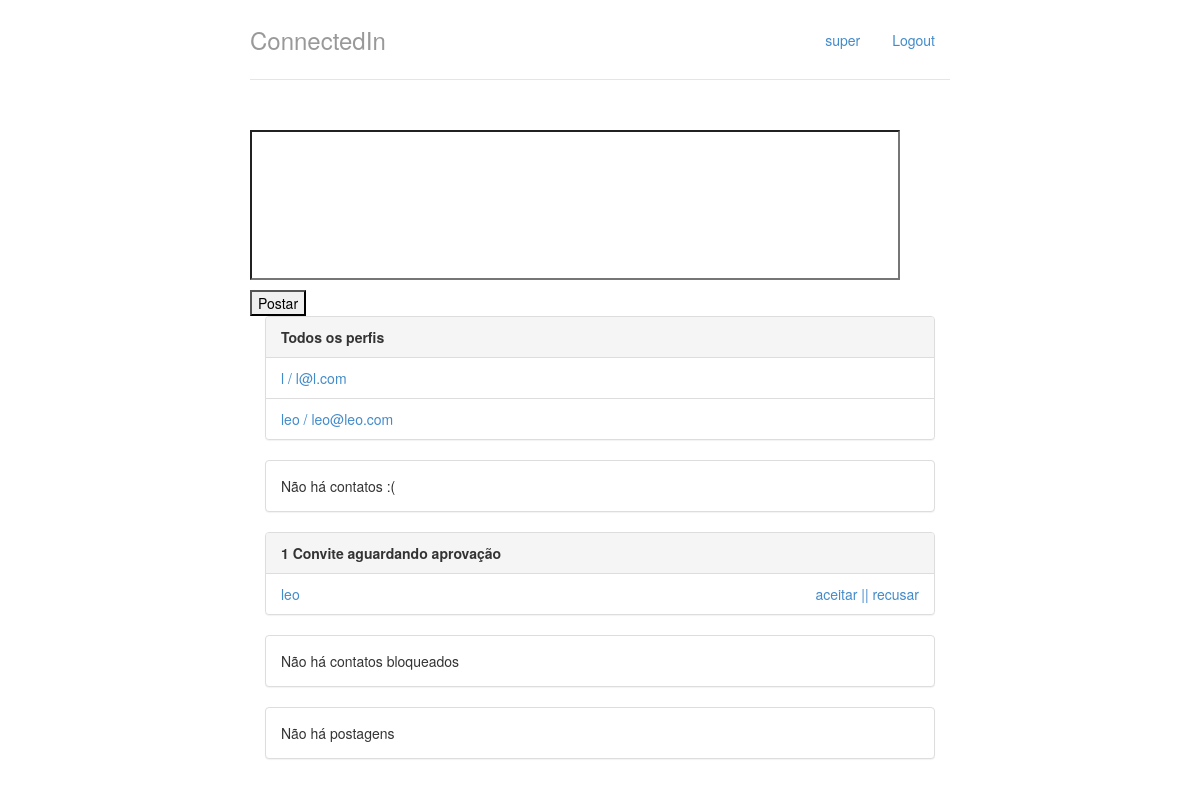
The app's page / (signed in), older data.
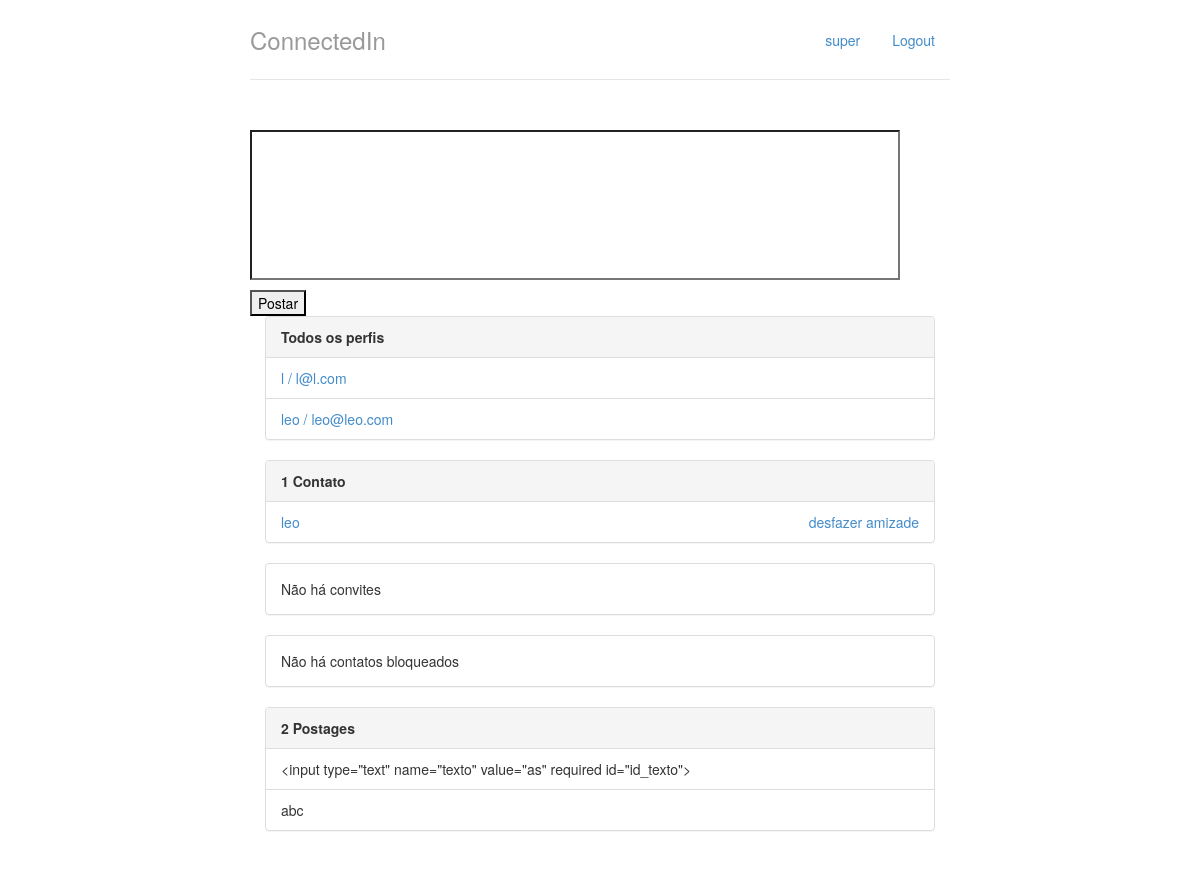
The same page, newer data.
### perfis/models.py (models this page shows, shortened)
class Perfil(models.Model):
    nome = models.CharField(max_length=255, null=False)
    telefone = models.CharField(max_length=15, null=False)
    nome_empresa = models.CharField(max_length=255, null=False)
    contatos = models.ManyToManyField('self', related_name = 'meus_contatos')
    contatos_bloqueados = models.ManyToManyField('self', related_name = 'meus_contatos_bloqueados')
    usuario = models.OneToOneField(User, related_name="perfil", on_delete = models.CASCADE)
    @property
    def email(self):
        return self.usuario.email
    def contatos_nao_bloqueados(self):
        perfis_nao_bloqueados = []
        for i in Perfil.objects.all():
            if i not in self.contatos_bloqueados.all():
                perfis_nao_bloqueados.append(i)
        return perfis_nao_bloqueados
    def __str__(self):
        return self.nome

class Convite(models.Model):
    solicitante = models.ForeignKey(Perfil,on_delete=models.CASCADE,related_name='convites_feitos' )
    convidado = models.ForeignKey(Perfil, on_delete= models.CASCADE, related_name='convites_recebidos')

class Postagem(models.Model):
    dono = models.ForeignKey(Perfil, on_delete=models.CASCADE, related_name='minhas_postagens')
    texto = models.CharField(max_length=400, null=False)
    data_publicacao = models.DateTimeField(blank = False, null = False, default = datetime.now())
    def __str__(self):
        return self.texto

### perfis/views.py (the view)
# urls.py: path('', views.index,name='index'),
@login_required
def index(request):
	form = PostForm()
	perfil_logado = Perfil.objects.get(id=request.user.id)
	perfis_nao_bloqueados = perfil_logado.contatos_nao_bloqueados
	posts = Postagem.objects.all().order_by('data_publicacao')
	return render(request, 'index.html',{'perfis' : perfis_nao_bloqueados,
										 'perfil_logado' : get_perfil_logado(request),
										  'posts': posts,
										   'form':form})

### perfis/forms.py
class PostForm(forms.Form):
	texto = forms.CharField(required=True)

### perfis/views.py (called while the page is built)
@login_required
def get_perfil_logado(request):
	return request.user.perfil

### perfis/templates/index.html (shortened to what this page needs)
{% extends 'base.html' %}
{% block body %}
<div>
    <form class = "form-signin"  method="post"
        action="{% url 'postar' %}">
    <p></p><input name="texto" id="id_postagem" required style="min-width: 650px; min-height: 150px; max-width: 650px; max-height: 150px;"></p>
    <button type="submit">Postar</button>
    </form>
</div>
<div class="col-lg-12">
	<div class="panel panel-default">
		<div class="panel-heading">
			<strong>Todos os perfis</strong>
		</div>
		{% if perfis %}
		<ul class="list-group">
            {% for perfil in perfis %}
                {% if perfil.nome != perfil_logado.nome %}
                    <li class="list-group-item">
                        <a href = "{% url 'exibir' perfil.id %}">	{{ perfil.nome }} / {{ perfil.email }}
                        </a>
                    </li>
                    {% endif %}
			{% endfor %}
		{% else %}
			<p>Não há perfis cadastrados</p>
		{% endif %}
		</ul>
	</div>
    <div class="panel panel-default">
        {% with total=perfil_logado.contatos.count %}
            {% if total %}
                <div class="panel-heading">
                    <strong> {{ total }}
                        Contato{{ total|pluralize }}
                    </strong>
                </div>
                <ul class="list-group">
                    {% for perfil in perfil_logado.contatos.all %}
                        <li class = "list-group-item">
                            <a href = "{% url 'exibir' perfil.id %}">
                                {{ perfil }}
                            </a>
                            <a class="pull-right" href="{% url 'desfazer' perfil.id %}">
                                desfazer amizade
                            </a>
                        </li>
                    {% endfor %}
                </ul>
            {% else %}
                <div class="panel-body">
                    Não há contatos :(
                </div>
            {% endif %}
        {% endwith %}
    </div>
    <div class="panel panel-default">
        {% with total=perfil_logado.convites_recebidos.count %}
            {% if total %}
                <div class="panel-heading">
                    <strong> {{ total }}
                    Convite{{ total|pluralize }} aguardando aprovação</strong>
                </div>
                <ul class="list-group">
                    {% for convite in perfil_logado.convites_recebidos.all %}
                    <li class = "list-group-item">
                                    <a href = "{% url 'exibir' convite.solicitante.id %}">
                                        {{convite.solicitante.nome}}
                                    </a>
                                    <a class = "pull-right" href = "{% url 'recusar' convite.id %}">| recusar</a>
                                    <a class = "pull-right" href = "{% url 'aceitar' convite.id %}">aceitar |</a>
                        </li>
                    {% endfor %}
                </ul>
            {% else %}
                <div class="panel-body">
                    Não há convites
                </div>
            {% endif %}
        {% endwith %}
    </div>
    <div class="panel panel-default">
            {% with total=perfil_logado.contatos_bloqueados.count %}
                {% if total %}
                    <div class="panel-heading">
                        <strong> {{ total }}
                            Contato{{ total|pluralize }} bloqueado{{ total|pluralize }}
                        </strong>
                    </div>
                    <ul class="list-group">
                        {% for perfil in perfil_logado.contatos_bloqueados.all %}
                            <li class = "list-group-item">
                                <a href = "{% url 'exibir' perfil.id %}">
                                    {{ perfil }}
                                </a>
                                <a class = "pull-right" href = "{% url 'desbloquear' perfil.id %}">desbloquear</a>
                            </li>
                        {% endfor %}
                    </ul>
                {% else %}
                    <div class="panel-body">
                        Não há contatos bloqueados
                    </div>
                {% endif %}
            {% endwith %}
        </div>
        <div class="panel panel-default">
            {% with total=posts.count %}
                {% if total %}
                    <div class="panel-heading">
                        <strong> {{ total }}
                            Postage{{ total|pluralize }}
                        </strong>
                    </div>
                    <ul class="list-group">
                        {% for postagem in posts %}
                            <li class = "list-group-item">
                                    {{ postagem }}
                            </li>
                        {% endfor %}
                    </ul>
                {% else %}
                    <div class="panel-body">
                        Não há postagens
                    </div>
                {% endif %}
            {% endwith %}
        </div>
</div>
{% endblock %}

### perfis/templates/base.html (shortened to what this page needs)
{% load staticfiles %}
<!doctype html>
<html lang = "pt-br">
	<head>
		<link rel="stylesheet"
			 href="{% static 'styles/bootstrap.css' %}">
		<link rel="stylesheet"
			 href="{% static 'styles/main.css' %}">
	</head>
	<body>
		<div class="container">
			<div class = "header">
				<ul class = "nav nav-pills pull-right">
					<li><a href = "{% url 'exibir' perfil_logado.id %}">{{ perfil_logado.nome }}</a></li>
					<li><a href = "/logout/">Logout</a></li>
				</ul>
				<a href="{% url 'index' %}" style = "text-decoration:none">
				<h3 class = "text-muted">ConnectedIn</h3>
			</a>
			</div>
			<div class="row content">
				{% block body%}
				{% endblock %}
			</div>
		</div>
	</body>
</html>

### perfis/static/styles/main.css (style rules this page uses)
body { padding-top: 20px; padding-bottom: 20px; }
.header, .content, .footer { padding-left: 15px; padding-right: 15px; }
.header { border-bottom: 1px solid #e5e5e5; }
.header h3 { margin-top: 0; margin-bottom: 0; line-height: 40px; padding-bottom: 19px; }
@media (min-width: 768px) { .container { max-width: 730px; } }
.content { margin: 40px 0; }
@media screen and (min-width: 768px) { .header, .content, .footer { padding-left: 0; padding-right: 0; } }
@media screen and (min-width: 768px) { .header { margin-bottom: 30px; } }

Row changes from the older to the newer data that the page shows:
removed Convite: solicitante.nome "leo"
now on one of the page's lists (row unchanged): Perfil: nome "leo"
added Postagem: texto "<input type=\"text\" name=\"texto\" value=\"as\" required id=\"id_texto\">"
added Postagem: texto "abc"
Text that changed along with them:
{{ total }}: (not shown) → "1"
{{ total }}: (not shown) → "2"
{{ total }}: "1" → (not shown)
text no longer shown: "Não há contatos :( Convite aguardando aprovação Não há postagens"
text now shown: "Contato Não há convites Postage"
